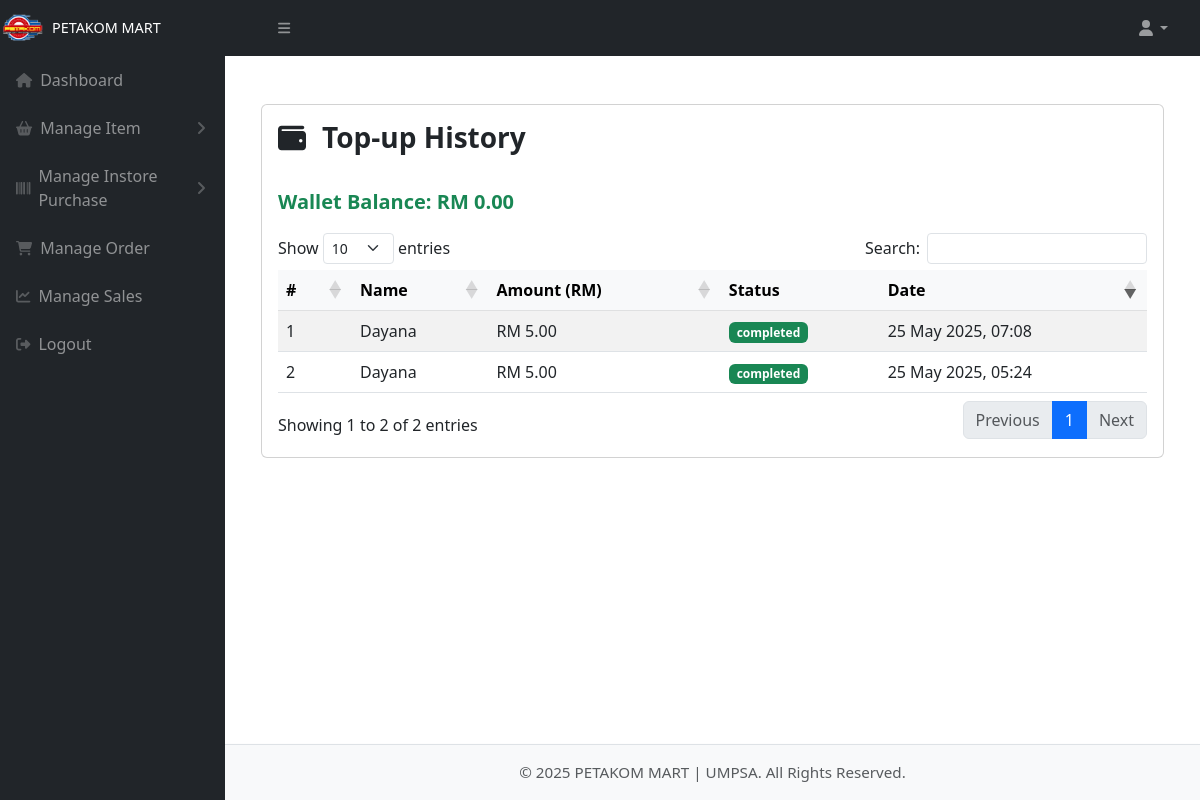
/topup_history.php (signed in), run on the app's committed database.
### tables this page shows
CREATE TABLE `users` (
  `id` int(11) NOT NULL,
  `email` varchar(255) DEFAULT NULL,
  `name` varchar(255) NOT NULL,
  `password` varchar(255) NOT NULL,
  `role` enum('staff','user') NOT NULL,
  `wallet_balance` decimal(10,2) DEFAULT 0.00
);

CREATE TABLE `payment` (
  `id` int(11) NOT NULL,
  `email` varchar(255) DEFAULT NULL,
  `amount` decimal(10,2) DEFAULT NULL,
  `status` varchar(50) DEFAULT NULL,
  `created_at` datetime DEFAULT current_timestamp()
);

### topup_history.php (the view, shortened to what this page needs)
<?php
include 'config.php';
$email = $_SESSION['email'];
$role = $_SESSION['role'];
$stmtWallet = $conn->prepare("SELECT wallet_balance FROM users WHERE email = ?");
$stmtWallet->bind_param("s", $email);
$stmtWallet->execute();
$resultWallet = $stmtWallet->get_result();
$walletBalance = 0;
if ($resultWallet->num_rows > 0) {
    $rowWallet = $resultWallet->fetch_assoc();
    $walletBalance = $rowWallet['wallet_balance'];
}
if ($role === 'staff') {
    $stmt = $conn->prepare("SELECT p.*, u.name FROM payment p JOIN users u ON p.email = u.email ORDER BY p.created_at DESC");
} else {
    $stmt = $conn->prepare("SELECT p.*, u.name FROM payment p JOIN users u ON p.email = u.email WHERE p.email = ? ORDER BY p.created_at DESC");
    $stmt->bind_param("s", $email);
}
$stmt->execute();
$payments = $stmt->get_result();
include('header.php');
?>
<div class="container-fluid py-5">
    <div class="card">
        <div class="card-body">
            <div class="d-flex justify-content-between align-items-center mb-4 flex-wrap">
                <h3 class="fw-bold text-dark d-flex align-items-center gap-2"><i class="fas fa-wallet me-2"></i>Top-up History</h3>
            </div>
            <div class="text-start fs-5 fw-semibold text-success mb-3">Wallet Balance: RM <?= number_format($walletBalance, 2) ?></div>
            <div class="table-responsive">
                <table id="topupTable" class="table table-striped table-hover" style="width:100%">
                    <thead class="table-light text-center">
                        <tr>
                        <th>#</th>
                        <th>Name</th>
                        <th>Amount (RM)</th>
                        <th>Status</th>
                        <th>Date</th>
                        </tr>
                    </thead>
                    <tbody>
                        <?php if ($payments->num_rows > 0): ?>
                        <?php $i = 1; while($row = $payments->fetch_assoc()): ?>
                            <tr class="text-left">
                            <td><?= $i++ ?></td>
                            <td><?= htmlspecialchars($row['name']) ?></td>
                            <td>RM <?= number_format($row['amount'], 2) ?></td>
                            <td>
                                <span class="badge bg-<?= $row['status'] === 'Success' ? 'success' : 'success' ?>">
                                <?= htmlspecialchars($row['status']) ?>
                                </span>
                            </td>
                            <td><?= date("d M Y, H:i", strtotime($row['created_at'])) ?></td>
                            </tr>
                        <?php endwhile; ?>
                        <?php else: ?>
                        <tr>
                            <td colspan="5" class="text-center text-muted">No top-up history found.</td>
                        </tr>
                        <?php endif; ?>
                    </tbody>
                </table>
            </div>
        </div>
    </div>
</div>
<?php include('footer.php'); ?>

### data on the page
users: wallet_balance "0.00"
payment: users.name "Dayana", amount "5.00", status "completed", created_at "25 May 2025, 07:08"
payment: users.name "Dayana", amount "5.00", status "completed", created_at "25 May 2025, 05:24"
